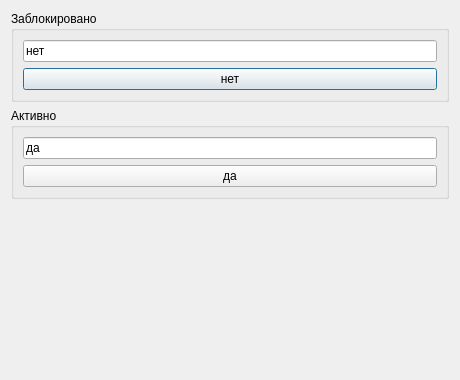
<?xml version="1.0" encoding="UTF-8"?>
<ui version="4.0"><class>Dialog</class><widget class="QDialog" name="Dialog"><property name="geometry"><rect><x>0</x><y>0</y><width>460</width><height>380</height></rect></property><property name="windowTitle"><string>#128 groups/213_group_disabled</string></property><layout class="QVBoxLayout" name="verticalLayout"><property name="leftMargin"><number>11</number></property><property name="topMargin"><number>11</number></property><property name="rightMargin"><number>11</number></property><property name="bottomMargin"><number>11</number></property><property name="spacing"><number>6</number></property><item><widget class="QGroupBox" name="g1"><property name="title"><string>Заблокировано</string></property><layout class="QVBoxLayout" name="g1Layout"><property name="leftMargin"><number>9</number></property><property name="topMargin"><number>9</number></property><property name="rightMargin"><number>9</number></property><property name="bottomMargin"><number>9</number></property><property name="spacing"><number>6</number></property><item><widget class="QLineEdit" name="e1"><property name="text"><string>нет</string></property></widget></item><item><widget class="QPushButton" name="b1"><property name="text"><string>нет</string></property></widget></item></layout></widget></item><item><widget class="QGroupBox" name="g2"><property name="title"><string>Активно</string></property><layout class="QVBoxLayout" name="g2Layout"><property name="leftMargin"><number>9</number></property><property name="topMargin"><number>9</number></property><property name="rightMargin"><number>9</number></property><property name="bottomMargin"><number>9</number></property><property name="spacing"><number>6</number></property><item><widget class="QLineEdit" name="e2"><property name="text"><string>да</string></property></widget></item><item><widget class="QPushButton" name="b2"><property name="text"><string>да</string></property></widget></item></layout></widget></item><item><spacer name="verticalSpacer"><property name="orientation"><enum>Qt::Orientation::Vertical</enum></property><property name="sizeHint" stdset="0"><size><width>40</width><height>20</height></size></property></spacer></item></layout></widget></ui>
